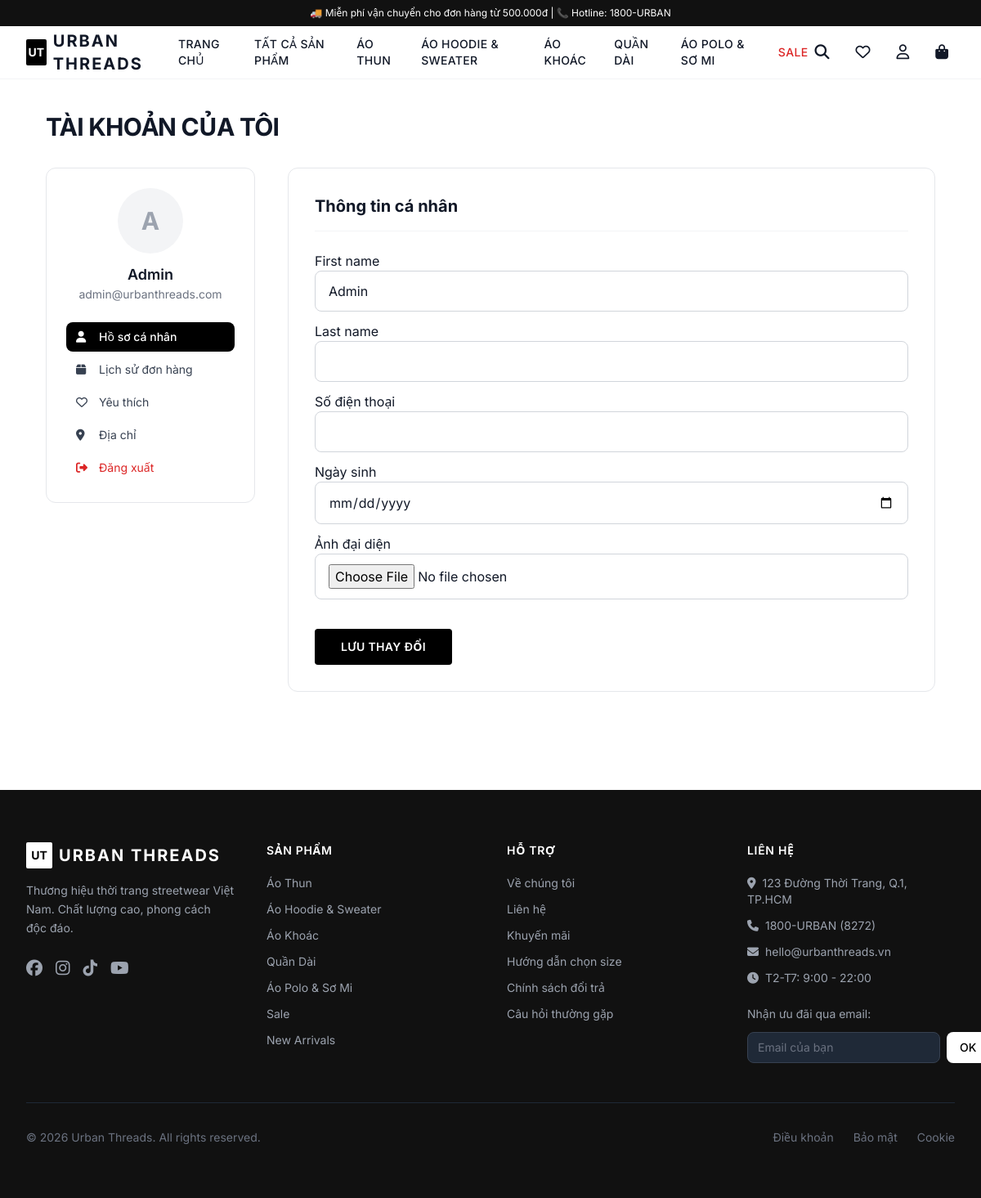
The page /accounts/profile/ (signed in) on the database its author committed.
### products/models.py (models this page shows, shortened)
class Category(models.Model):
    name = models.CharField(max_length=100, verbose_name="Tên danh mục")
    slug = models.SlugField(unique=True, blank=True)
    description = models.TextField(blank=True, verbose_name="Mô tả")
    image = models.ImageField(upload_to='categories/', blank=True, null=True, verbose_name="Ảnh danh mục")
    parent = models.ForeignKey('self', on_delete=models.SET_NULL, null=True, blank=True,
                               related_name='children', verbose_name="Danh mục cha")
    is_active = models.BooleanField(default=True, verbose_name="Hiển thị")
    order = models.IntegerField(default=0, verbose_name="Thứ tự")
    created_at = models.DateTimeField(auto_now_add=True)
    class Meta:
        verbose_name = 'Danh mục'
        verbose_name_plural = 'Danh mục'
        ordering = ['order', 'name']
    def get_absolute_url(self):
        return reverse('category_detail', kwargs={'slug': self.slug})

### accounts/models.py (models this page shows, shortened)
class User(AbstractUser):
    email = models.EmailField(_('email address'), unique=True)
    phone = models.CharField(max_length=15, blank=True, null=True, verbose_name="Số điện thoại")
    avatar = models.ImageField(upload_to='avatars/', blank=True, null=True, verbose_name="Ảnh đại diện")
    date_of_birth = models.DateField(blank=True, null=True, verbose_name="Ngày sinh")
    is_email_verified = models.BooleanField(default=False)
    USERNAME_FIELD = 'email'
    REQUIRED_FIELDS = ['username']
    class Meta:
        verbose_name = 'Người dùng'
        verbose_name_plural = 'Người dùng'
    def get_full_name(self):
        return f"{self.first_name} {self.last_name}".strip() or self.email

### accounts/views.py (the view)
# urls.py: path('profile/', views.profile_view, name='profile'),
@login_required
def profile_view(request):
    if request.method == 'POST':
        form = ProfileForm(request.POST, request.FILES, instance=request.user)
        if form.is_valid():
            form.save()
            messages.success(request, 'Hồ sơ đã được cập nhật thành công.')
            return redirect('profile')
    else:
        form = ProfileForm(instance=request.user)
    orders = Order.objects.filter(user=request.user).order_by('-created_at')[:5]
    return render(request, 'accounts/profile.html', {'form': form, 'orders': orders})

### accounts/forms.py
class ProfileForm(forms.ModelForm):
    class Meta:
        model = User
        fields = ('first_name', 'last_name', 'phone', 'date_of_birth', 'avatar')
        widgets = {
            'first_name': forms.TextInput(attrs={'class': 'w-full px-4 py-3 border border-gray-300 rounded-lg focus:outline-none focus:ring-2 focus:ring-black'}),
            'last_name': forms.TextInput(attrs={'class': 'w-full px-4 py-3 border border-gray-300 rounded-lg focus:outline-none focus:ring-2 focus:ring-black'}),
            'phone': forms.TextInput(attrs={'class': 'w-full px-4 py-3 border border-gray-300 rounded-lg focus:outline-none focus:ring-2 focus:ring-black'}),
            'date_of_birth': forms.DateInput(attrs={'class': 'w-full px-4 py-3 border border-gray-300 rounded-lg focus:outline-none focus:ring-2 focus:ring-black', 'type': 'date'}),
            'avatar': forms.FileInput(attrs={'class': 'w-full px-4 py-3 border border-gray-300 rounded-lg'}),
        }

### cart/context_processors.py (called while the page is built)
def cart_processor(request):
    cart_count = 0
    if request.user.is_authenticated:
        try:
            cart = Cart.objects.get(user=request.user)
            cart_count = cart.total_items
        except Cart.DoesNotExist:
            pass
    elif hasattr(request.session, 'session_key') and request.session.session_key:
        try:
            cart = Cart.objects.get(session_key=request.session.session_key)
            cart_count = cart.total_items
        except Cart.DoesNotExist:
            pass
    return {'cart_count': cart_count}

### cart/models.py (called while the page is built)
    @property
    def total_items(self):
        return sum(item.quantity for item in self.items.all())

### products/context_processors.py (called while the page is built)
def categories_processor(request):
    main_categories = Category.objects.filter(is_active=True, parent=None).order_by('order')
    return {'main_categories': main_categories}

### templates/accounts/profile.html (shortened to what this page needs)
{% extends 'base.html' %}
{% load crispy_forms_tags %}
{% block content %}
<div class="max-w-6xl mx-auto px-4 sm:px-6 lg:px-8 py-10">
    <h1 class="text-3xl font-bold uppercase tracking-tight mb-8">Tài khoản của tôi</h1>
    <div class="flex flex-col lg:flex-row gap-10">
        <aside class="w-full lg:w-64 flex-shrink-0">
            <div class="bg-white border border-gray-200 rounded-xl p-6">
                <div class="flex flex-col items-center mb-6">
                    <div class="w-20 h-20 rounded-full bg-gray-100 flex items-center justify-center text-3xl font-bold text-gray-400 mb-3 overflow-hidden">
                        {% if user.avatar %}
                            <img src="{{ user.avatar.url }}" class="w-full h-full object-cover" alt="Avatar">
                        {% else %}
                            {{ user.first_name|first|default:user.email|first|upper }}
                        {% endif %}
                    </div>
                    <h3 class="font-semibold text-lg">{{ user.get_full_name|default:user.email }}</h3>
                    <p class="text-sm text-gray-500">{{ user.email }}</p>
                </div>
                <nav class="space-y-1 text-sm">
                    <a href="{% url 'profile' %}" class="flex items-center gap-3 px-3 py-2 rounded-lg bg-black text-white font-medium">
                        <i class="fas fa-user w-4"></i> Hồ sơ cá nhân
                    </a>
                    <a href="{% url 'order_history' %}" class="flex items-center gap-3 px-3 py-2 rounded-lg text-gray-700 hover:bg-gray-50">
                        <i class="fas fa-box w-4"></i> Lịch sử đơn hàng
                    </a>
                    <a href="{% url 'wishlist' %}" class="flex items-center gap-3 px-3 py-2 rounded-lg text-gray-700 hover:bg-gray-50">
                        <i class="far fa-heart w-4"></i> Yêu thích
                    </a>
                    <a href="{% url 'address_list' %}" class="flex items-center gap-3 px-3 py-2 rounded-lg text-gray-700 hover:bg-gray-50">
                        <i class="fas fa-map-marker-alt w-4"></i> Địa chỉ
                    </a>
                    <a href="{% url 'logout' %}" class="flex items-center gap-3 px-3 py-2 rounded-lg text-red-600 hover:bg-red-50">
                        <i class="fas fa-sign-out-alt w-4"></i> Đăng xuất
                    </a>
                </nav>
            </div>
        </aside>
        <div class="flex-1">
            <div class="bg-white border border-gray-200 rounded-xl p-8">
                <h2 class="text-xl font-bold mb-6 pb-4 border-b border-gray-100">Thông tin cá nhân</h2>
                <form method="POST" enctype="multipart/form-data">
                    {{ form|crispy }}
                    <button type="submit" class="mt-6 px-8 py-3 bg-black text-white font-semibold text-sm uppercase tracking-wide hover:bg-gray-800 transition rounded">
                        Lưu thay đổi
                    </button>
                </form>
            </div>
        </div>
    </div>
</div>
{% endblock %}

### templates/base.html (shortened to what this page needs)
{% load static %}
<!DOCTYPE html>
<html lang="vi" class="scroll-smooth">
<head>
    <script src="https://cdn.tailwindcss.com"></script>
    <link rel="stylesheet" href="https://cdnjs.cloudflare.com/ajax/libs/font-awesome/6.5.0/css/all.min.css">
</head>
<body class="bg-white text-gray-900 font-sans" x-data="{ cartOpen: false, mobileMenuOpen: false, searchOpen: false }">
    <header class="sticky top-0 z-50 bg-white sticky-header" id="main-header">
        <div class="bg-brand text-white text-xs text-center py-2 px-4">
            <p>🚚 Miễn phí vận chuyển cho đơn hàng từ 500.000đ | 📞 Hotline: 1800-URBAN</p>
        </div>
        <nav class="border-b border-gray-100">
            <div class="max-w-7xl mx-auto px-4 sm:px-6 lg:px-8">
                <div class="flex items-center justify-between h-16">
                    <a href="{% url 'home' %}" class="flex items-center gap-2">
                        <div class="w-8 h-8 bg-black rounded-sm flex items-center justify-center">
                            <span class="text-white font-bold text-sm">UT</span>
                        </div>
                        <span class="text-xl font-bold tracking-widest uppercase">Urban Threads</span>
                    </a>
                    <div class="hidden lg:flex items-center gap-8">
                        <a href="{% url 'home' %}" class="nav-link text-sm font-medium uppercase tracking-wide hover:text-accent">Trang chủ</a>
                        <a href="{% url 'product_list' %}" class="nav-link text-sm font-medium uppercase tracking-wide hover:text-accent">Tất cả sản phẩm</a>
                        {% for cat in main_categories %}
                        <a href="{{ cat.get_absolute_url }}" class="nav-link text-sm font-medium uppercase tracking-wide hover:text-accent">{{ cat.name }}</a>
                        {% endfor %}
                        <a href="{% url 'product_list' %}?on_sale=1" class="nav-link text-sm font-medium uppercase tracking-wide text-red-600 hover:text-red-800">SALE</a>
                    </div>
                    <div class="flex items-center gap-4">
                        <button @click="searchOpen = !searchOpen" class="p-2 hover:text-accent transition-colors">
                            <i class="fas fa-search text-lg"></i>
                        </button>
                        {% if user.is_authenticated %}
                        <a href="{% url 'wishlist' %}" class="p-2 hover:text-accent transition-colors hidden sm:block">
                            <i class="far fa-heart text-lg"></i>
                        </a>
                        {% endif %}
                        <div class="relative" x-data="{ open: false }">
                            <button @click="open = !open" class="p-2 hover:text-accent transition-colors">
                                <i class="far fa-user text-lg"></i>
                            </button>
                        </div>
                        <button @click="cartOpen = true" class="relative p-2 hover:text-accent transition-colors">
                            <i class="fas fa-shopping-bag text-lg"></i>
                        </button>
                    </div>
                </div>
            </div>
        </nav>
    </header>
    <main>
        {% block content %}{% endblock %}
    </main>
    <footer class="bg-brand text-white mt-20">
        <div class="max-w-7xl mx-auto px-4 sm:px-6 lg:px-8 py-16">
            <div class="grid grid-cols-1 md:grid-cols-2 lg:grid-cols-4 gap-10">
                <div>
                    <div class="flex items-center gap-2 mb-4">
                        <div class="w-8 h-8 bg-white rounded-sm flex items-center justify-center">
                            <span class="text-black font-bold text-sm">UT</span>
                        </div>
                        <span class="text-xl font-bold tracking-widest uppercase">Urban Threads</span>
                    </div>
                    <p class="text-gray-400 text-sm leading-relaxed">
                        Thương hiệu thời trang streetwear Việt Nam. Chất lượng cao, phong cách độc đáo.
                    </p>
                    <div class="flex gap-4 mt-6">
                        <a href="#" class="text-gray-400 hover:text-white transition"><i class="fab fa-facebook text-xl"></i></a>
                        <a href="#" class="text-gray-400 hover:text-white transition"><i class="fab fa-instagram text-xl"></i></a>
                        <a href="#" class="text-gray-400 hover:text-white transition"><i class="fab fa-tiktok text-xl"></i></a>
                        <a href="#" class="text-gray-400 hover:text-white transition"><i class="fab fa-youtube text-xl"></i></a>
                    </div>
                </div>
                <div>
                    <h4 class="font-semibold uppercase tracking-wider mb-5 text-sm">Sản phẩm</h4>
                    <ul class="space-y-3 text-sm text-gray-400">
                        {% for cat in main_categories %}
                        <li><a href="{{ cat.get_absolute_url }}" class="hover:text-white transition">{{ cat.name }}</a></li>
                        {% endfor %}
                        <li><a href="{% url 'product_list' %}?on_sale=1" class="hover:text-white transition">Sale</a></li>
                        <li><a href="{% url 'product_list' %}?is_new=1" class="hover:text-white transition">New Arrivals</a></li>
                    </ul>
                </div>
                <div>
                    <h4 class="font-semibold uppercase tracking-wider mb-5 text-sm">Hỗ trợ</h4>
                    <ul class="space-y-3 text-sm text-gray-400">
                        <li><a href="{% url 'about' %}" class="hover:text-white transition">Về chúng tôi</a></li>
                        <li><a href="{% url 'contact' %}" class="hover:text-white transition">Liên hệ</a></li>
                        <li><a href="{% url 'promotions' %}" class="hover:text-white transition">Khuyến mãi</a></li>
                        <li><a href="#" class="hover:text-white transition">Hướng dẫn chọn size</a></li>
                        <li><a href="#" class="hover:text-white transition">Chính sách đổi trả</a></li>
                        <li><a href="#" class="hover:text-white transition">Câu hỏi thường gặp</a></li>
                    </ul>
                </div>
                <div>
                    <h4 class="font-semibold uppercase tracking-wider mb-5 text-sm">Liên hệ</h4>
                    <ul class="space-y-3 text-sm text-gray-400">
                        <li><i class="fas fa-map-marker-alt mr-2"></i>123 Đường Thời Trang, Q.1, TP.HCM</li>
                        <li><i class="fas fa-phone mr-2"></i>1800-URBAN (8272)</li>
                        <li><i class="fas fa-envelope mr-2"></i>hello@urbanthreads.vn</li>
                        <li><i class="fas fa-clock mr-2"></i>T2-T7: 9:00 - 22:00</li>
                    </ul>
                    <div class="mt-6">
                        <p class="text-sm text-gray-400 mb-3">Nhận ưu đãi qua email:</p>
                        <form class="flex gap-2">
                            <input type="email" placeholder="Email của bạn"
                                   class="flex-1 px-3 py-2 bg-gray-800 border border-gray-700 rounded-lg text-sm text-white placeholder-gray-500 focus:outline-none focus:border-white">
                            <button type="submit" class="px-4 py-2 bg-white text-black text-sm font-medium rounded-lg hover:bg-gray-100 transition">
                                OK
                            </button>
                        </form>
                    </div>
                </div>
            </div>
            <div class="border-t border-gray-800 mt-12 pt-8 flex flex-col sm:flex-row justify-between items-center gap-4 text-sm text-gray-500">
                <p>© 2026 Urban Threads. All rights reserved.</p>
                <div class="flex gap-6">
                    <a href="#" class="hover:text-gray-300 transition">Điều khoản</a>
                    <a href="#" class="hover:text-gray-300 transition">Bảo mật</a>
                    <a href="#" class="hover:text-gray-300 transition">Cookie</a>
                </div>
            </div>
        </div>
    </footer>
</body>
</html>

### templates/base.html (style rules this page uses)
.nav-link { transition: all 0.2s ease; }
.sticky-header { transition: box-shadow 0.3s ease; }

### rows shown on the page
Category: name "ÁO THUN", name "Áo Thun"
Category: name "ÁO HOODIE & SWEATER", name "Áo Hoodie & Sweater"
Category: name "ÁO KHOÁC", name "Áo Khoác"
Category: name "QUẦN DÀI", name "Quần Dài"
Category: name "ÁO POLO & SƠ MI", name "Áo Polo & Sơ Mi"
User: first_name|first "A", get_full_name "Admin", email "admin@urbanthreads.com", first_name "Admin"
